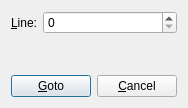
<ui version="4.0" >
<comment>
    Copyright (C) 2004-2008  Martin Jolicoeur (snmpb1@gmail.com) 

    This file is part of the SnmpB project 
    (http://sourceforge.net/projects/snmpb)

    This program is free software: you can redistribute it and/or modify
    it under the terms of the GNU General Public License as published by
    the Free Software Foundation, either version 2 of the License, or
    (at your option) any later version.

    This program is distributed in the hope that it will be useful,
    but WITHOUT ANY WARRANTY; without even the implied warranty of
    MERCHANTABILITY or FITNESS FOR A PARTICULAR PURPOSE.  See the
    GNU General Public License for more details.

    You should have received a copy of the GNU General Public License
    along with this program.  If not, see http://www.gnu.org/licenses/.
</comment>
 <class>GotoLineDialog</class>
 <widget class="QDialog" name="GotoLineDialog" >
  <property name="geometry" >
   <rect>
    <x>0</x>
    <y>0</y>
    <width>186</width>
    <height>108</height>
   </rect>
  </property>
  <property name="windowTitle" >
   <string>Goto Line</string>
  </property>
  <layout class="QGridLayout" >
   <property name="margin" >
    <number>11</number>
   </property>
   <property name="spacing" >
    <number>6</number>
   </property>
   <item row="0" column="0" >
    <widget class="QLabel" name="TextLabel1" >
     <property name="text" >
      <string>&amp;Line:</string>
     </property>
     <property name="wordWrap" >
      <bool>false</bool>
     </property>
     <property name="buddy" >
      <cstring>spinLine</cstring>
     </property>
    </widget>
   </item>
   <item row="0" column="1" >
    <widget class="QSpinBox" name="spinLine" >
     <property name="sizePolicy" >
      <sizepolicy>
       <hsizetype>7</hsizetype>
       <vsizetype>0</vsizetype>
       <horstretch>0</horstretch>
       <verstretch>0</verstretch>
      </sizepolicy>
     </property>
     <property name="correctionMode" >
      <enum>QAbstractSpinBox::CorrectToPreviousValue</enum>
     </property>
     <property name="maximum" >
      <number>999999999</number>
     </property>
    </widget>
   </item>
   <item row="2" column="0" colspan="2" >
    <layout class="QHBoxLayout" >
     <property name="margin" >
      <number>0</number>
     </property>
     <property name="spacing" >
      <number>6</number>
     </property>
     <item>
      <spacer>
       <property name="orientation" >
        <enum>Qt::Horizontal</enum>
       </property>
       <property name="sizeType" >
        <enum>QSizePolicy::Expanding</enum>
       </property>
       <property name="sizeHint" >
        <size>
         <width>20</width>
         <height>20</height>
        </size>
       </property>
      </spacer>
     </item>
     <item>
      <widget class="QPushButton" name="PushButton2" >
       <property name="focusPolicy" >
        <enum>Qt::StrongFocus</enum>
       </property>
       <property name="text" >
        <string>&amp;Goto</string>
       </property>
       <property name="default" >
        <bool>true</bool>
       </property>
      </widget>
     </item>
     <item>
      <widget class="QPushButton" name="PushButton1" >
       <property name="text" >
        <string>&amp;Cancel</string>
       </property>
      </widget>
     </item>
    </layout>
   </item>
   <item row="1" column="1" >
    <spacer>
     <property name="orientation" >
      <enum>Qt::Vertical</enum>
     </property>
     <property name="sizeType" >
      <enum>QSizePolicy::Expanding</enum>
     </property>
     <property name="sizeHint" >
      <size>
       <width>20</width>
       <height>20</height>
      </size>
     </property>
    </spacer>
   </item>
  </layout>
 </widget>
 <layoutdefault spacing="6" margin="11" />
 <pixmapfunction>qPixmapFromMimeSource</pixmapfunction>
 <resources/>
 <connections>
  <connection>
   <sender>PushButton1</sender>
   <signal>clicked()</signal>
   <receiver>GotoLineDialog</receiver>
   <slot>reject()</slot>
   <hints>
    <hint type="sourcelabel" >
     <x>20</x>
     <y>20</y>
    </hint>
    <hint type="destinationlabel" >
     <x>20</x>
     <y>20</y>
    </hint>
   </hints>
  </connection>
 </connections>
</ui>
